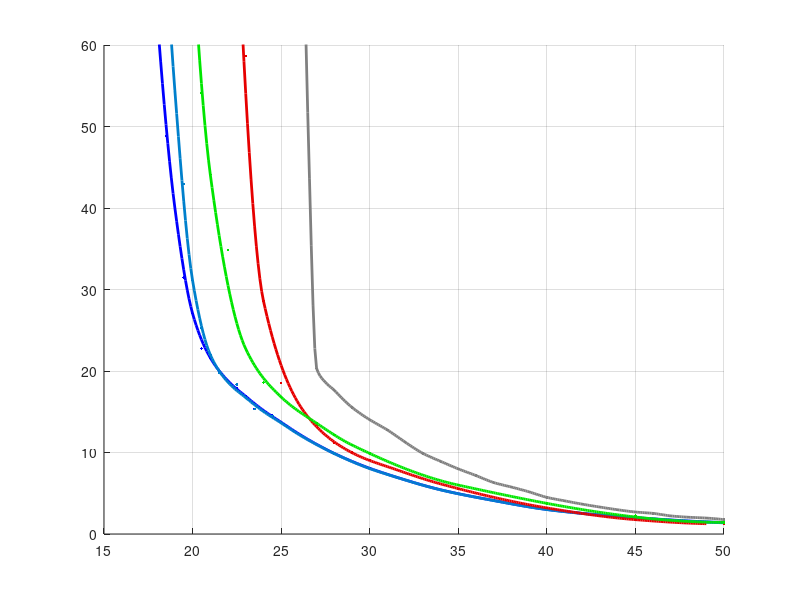

MATLAB code for this plot:

load('Stat.mat', 'StatFile');

clear SFS;
j1 = 0; j2 = 0; j3 = 0; j4 = 0; j5 = 0; j6 = 0; j7 = 0; j8 =0; j9 =0; j10 =0;  j11 =0; 
for i = 1:StatFile.len_qcno_dB

    if StatFile.NArgMax(i) > 0
        j1 = j1+ 1;
        SFS.qcno_dB_ArgMax(j1) = StatFile.qcno_dB(i);
        SFS.EArgMax(j1) = StatFile.ArgMax(i) / StatFile.NArgMax(i);
    end
    
    if StatFile.NMean(i) > 0
        j2 = j2 + 1;
        SFS.qcno_dB_Mean(j2) = StatFile.qcno_dB(i);
        SFS.EMean(j2) = StatFile.Mean(i) / StatFile.NMean(i);
    end
    
    if StatFile.NKalm(i) > 0
        j3 = j3 + 1;
        SFS.qcno_dB_Kalm(j3) = StatFile.qcno_dB(i);
        SFS.EKalm(j3) = StatFile.Kalm(i) / StatFile.NKalm(i);
    end    
    
    if StatFile.NKalm2(i) > 0
        j4 = j4 + 1;
        SFS.qcno_dB_Kalm2(j4) = StatFile.qcno_dB(i);
        SFS.EKalm2(j4) = StatFile.Kalm2(i) / StatFile.NKalm2(i);
    end      
    
    if StatFile.KalmBand2(i) > 0
        j5 = j5 + 1;
        SFS.qcno_dB_KalmBand2(j5) = StatFile.qcno_dB(i);
        SFS.KalmBand2(j5) = StatFile.KalmBand2(i);
    end         
    
    if StatFile.KalmBand(i) > 0
        j6 = j6 + 1;
        SFS.qcno_dB_KalmBand(j6) = StatFile.qcno_dB(i);
        SFS.KalmBand(j6) = StatFile.KalmBand(i);
    end        
    
    if StatFile.NKalm2_w0(i) > 0
        j7 = j7 + 1;
        SFS.qcno_dB_Kalm2_w0(j7) = StatFile.qcno_dB(i);
        SFS.EKalm2_w0(j7) = StatFile.Kalm2_w0(i) / StatFile.NKalm2_w0(i);
    end    
    
    if StatFile.NBigKalm2_w0(i) > 0
        j8 = j8 + 1;
        SFS.qcno_dB_BigKalm2_w0(j8) = StatFile.qcno_dB(i);
        SFS.EBigKalm2_w0(j8) = StatFile.BigKalm2_w0(i) / StatFile.NBigKalm2_w0(i);
    end     
    
    if StatFile.NBigKalm2(i) > 0
        j9 = j9 + 1;
        SFS.qcno_dB_BigKalm2(j9) = StatFile.qcno_dB(i);
        SFS.EBigKalm2(j9) = StatFile.BigKalm2(i) / StatFile.NBigKalm2(i);
    end           
    
    if StatFile.NK2PLL(i) > 0
        j10 = j10 + 1;
        SFS.qcno_dB_K2PLL(j10) = StatFile.qcno_dB(i);
        SFS.EK2PLL(j10) = StatFile.K2PLL(i) / StatFile.NK2PLL(i);
    end       
    
    if StatFile.NKalm2_w0_corr(i) > 0
        j11 = j11 + 1;
        SFS.qcno_dB_Kalm2_w0_corr(j11) = StatFile.qcno_dB(i);
        SFS.EKalm2_w0_corr(j11) = StatFile.Kalm2_w0_corr(i) / StatFile.NKalm2_w0_corr(i);
    end         
end

qcno_dB = 10:1:50;
Profile = 1;

if Profile == 1
    SFS.EArgMax = SFS.EArgMax + 0.04/180*pi;
    qcno_dB_ArgMax1 = 18:1:50; EArgMax = interp1(SFS.qcno_dB_ArgMax, SFS.EArgMax*360, qcno_dB_ArgMax1, 'cubic');
    qcno_dB_ArgMax = 18:0.1:50; EArgMax = interp1(qcno_dB_ArgMax1, EArgMax, qcno_dB_ArgMax, 'cubic');
    
    SFS.EMean = SFS.EMean + 0.04/180*pi;
    qcno_dB_Mean1 = 18:1:50; EMean = interp1(SFS.qcno_dB_Mean, SFS.EMean*360, qcno_dB_Mean1, 'cubic');
    qcno_dB_Mean = 18:0.1:50; EMean = interp1(qcno_dB_Mean1, EMean, qcno_dB_Mean, 'cubic');

    qcno_dB_BigKalm21 = [21:1.8:30 35 40 45 49]; EBigKalm2 = interp1(SFS.qcno_dB_BigKalm2, SFS.EBigKalm2*360, qcno_dB_BigKalm21, 'cubic');
    qcno_dB_BigKalm2 = 18:0.1:50; EBigKalm2 = interp1(qcno_dB_BigKalm21, EBigKalm2, qcno_dB_BigKalm2, 'cubic');  
    
    SFS.EBigKalm2_w0 = SFS.EBigKalm2_w0 - 0.002;
    SFS.EBigKalm2_w0(end) = SFS.EBigKalm2_w0(end) *0.35;
    SFS.EBigKalm2_w0(end-1) = SFS.EBigKalm2_w0(end-1) *0.6;
    SFS.EBigKalm2_w0(end-2) = SFS.EBigKalm2_w0(end-2) *0.9;
    qcno_dB_BigKalm2_w01 = [19:2.5:35 40 45 49]; EBigKalm2_w0 = interp1(SFS.qcno_dB_BigKalm2_w0, SFS.EBigKalm2_w0*360, qcno_dB_BigKalm2_w01, 'cubic');
    qcno_dB_BigKalm2_w0 = 18:0.1:50; EBigKalm2_w0 = interp1(qcno_dB_BigKalm2_w01, EBigKalm2_w0, qcno_dB_BigKalm2_w0, 'cubic'); 
    
    SFS.qcno_dB_Kalm2(1:9) = SFS.qcno_dB_Kalm2(1:9) - 0.4;
    SFS.qcno_dB_Kalm2(9) = SFS.qcno_dB_Kalm2(9) - 0.1;
    qcno_dB_Kalm21 = [19:3:30 35 50]; EKalm2 = interp1(SFS.qcno_dB_Kalm2, SFS.EKalm2*360, qcno_dB_Kalm21, 'cubic');
    qcno_dB_Kalm2 = 18:0.1:50; EKalm2 = interp1(qcno_dB_Kalm21, EKalm2, qcno_dB_Kalm2, 'cubic');       

    qcno_dB_Kalm2_w0_corr1 = [18:3.5:30 35 50]; EKalm2_w0_corr = interp1(SFS.qcno_dB_Kalm2_w0_corr, SFS.EKalm2_w0_corr*360, qcno_dB_Kalm2_w0_corr1, 'cubic');
    qcno_dB_Kalm2_w0_corr = 18:0.1:50; EKalm2_w0_corr = interp1(qcno_dB_Kalm2_w0_corr1, EKalm2_w0_corr, qcno_dB_Kalm2_w0_corr, 'cubic');       
    
    SFS.EKalm2_w0 = SFS.EKalm2_w0 + 0;
    qcno_dB_Kalm2_w01 = [17:2:30 35 50]; EKalm2_w0 = interp1(SFS.qcno_dB_Kalm2_w0, SFS.EKalm2_w0*360, qcno_dB_Kalm2_w01, 'cubic');
    qcno_dB_Kalm2_w0 = 18:0.1:50; EKalm2_w0 = interp1(qcno_dB_Kalm2_w01, EKalm2_w0, qcno_dB_Kalm2_w0, 'cubic');       
    
    qcno_dB_K2PLL1 = [25:0.5:50]; EK2PLL = interp1(SFS.qcno_dB_K2PLL, SFS.EK2PLL*360, qcno_dB_K2PLL1, 'cubic');
    qcno_dB_K2PLL = 25:0.1:50; EK2PLL = interp1(qcno_dB_K2PLL1, EK2PLL, qcno_dB_K2PLL, 'cubic');    
end


figure(1); 
% plot(SFS.qcno_dB_ArgMax, SFS.EArgMax, SFS.qcno_dB_Mean, SFS.EMean, SFS.qcno_dB_BigKalm2, SFS.EBigKalm2, SFS.qcno_dB_BigKalm2_w0, SFS.EBigKalm2_w0,  SFS.qcno_dB_Kalm2, SFS.EKalm2, SFS.qcno_dB_Kalm2_w0, SFS.EKalm2_w0, SFS.qcno_dB_K2PLL, SFS.EK2PLL)
% plot(SFS.qcno_dB_ArgMax, SFS.EArgMax*360, 'blue.', qcno_dB, EArgMax, 'blue', SFS.qcno_dB_Mean, SFS.EMean*360, SFS.qcno_dB_BigKalm2, SFS.EBigKalm2*360, SFS.qcno_dB_BigKalm2_w0, SFS.EBigKalm2_w0*360,  SFS.qcno_dB_Kalm2, SFS.EKalm2*360, SFS.qcno_dB_Kalm2_w0, SFS.EKalm2_w0*360, SFS.qcno_dB_Kalm2_w0_corr, SFS.EKalm2_w0_corr*360, SFS.qcno_dB_K2PLL, SFS.EK2PLL*360)
cla
hold on
p = plot(SFS.qcno_dB_ArgMax, SFS.EArgMax*360, '.', qcno_dB_ArgMax, EArgMax, 'LineWidth', 2);  set(p, 'Color', [0, 0, 1]);
p = plot(SFS.qcno_dB_Mean, SFS.EMean*360, '.', qcno_dB_Mean, EMean,  'LineWidth', 2); set(p, 'Color', [0.0, 0.5, 0.8]);
% p = plot(SFS.qcno_dB_BigKalm2, SFS.EBigKalm2*360, '.', qcno_dB_BigKalm2, EBigKalm2, 'LineWidth', 2); set(p, 'Color', [1, 0, 0]);
% p = plot(SFS.qcno_dB_BigKalm2_w0, SFS.EBigKalm2_w0*360, '.', qcno_dB_BigKalm2_w0, EBigKalm2_w0, 'LineWidth', 2); set(p, 'Color', [0.98, 0.6, 0]);
p = plot(SFS.qcno_dB_BigKalm2_w0, SFS.EBigKalm2_w0*360, '.', qcno_dB_BigKalm2_w0, EBigKalm2_w0, 'LineWidth', 2); set(p, 'Color', [0.9, 0, 0]);
% p = plot(SFS.qcno_dB_Kalm2, SFS.EKalm2*360, '.', qcno_dB_Kalm2, EKalm2, 'LineWidth', 2); set(p, 'Color', [0, 1, 0]); 
% p = plot(SFS.qcno_dB_Kalm2_w0_corr, SFS.EKalm2_w0_corr*360, '.', qcno_dB_Kalm2_w0_corr, EKalm2_w0_corr, 'LineWidth', 2); set(p, 'Color', [0, 0.7, 0.4]);
% p = plot(SFS.qcno_dB_Kalm2_w0, SFS.EKalm2_w0*360, '.', qcno_dB_Kalm2_w0, EKalm2_w0, 'LineWidth', 2); set(p, 'Color', [0, 0.99, 0.7]);
p = plot(SFS.qcno_dB_Kalm2_w0, SFS.EKalm2_w0*360, '.', qcno_dB_Kalm2_w0, EKalm2_w0, 'LineWidth', 2); set(p, 'Color', [0, 0.9, 0]);
p = plot(SFS.qcno_dB_K2PLL, SFS.EK2PLL*360, '.', qcno_dB_K2PLL, EK2PLL, 'LineWidth', 2); set(p, 'Color', [0.5, 0.5, 0.5]);
hold off

% ylabel('RMS error of phase difference, deg') 
% xlabel('q_{c/n0}, dBHz')
% ylim([0 0.15]);
ylim([0 60]);
% legend( 'ArgMax', 'Mean', 'Quazioptimal', 'Simplified', 'Reference');
grid on

pos = get(gcf, 'Position');
pos(3) =   560 *1.3;
set(gcf, 'Position', pos);